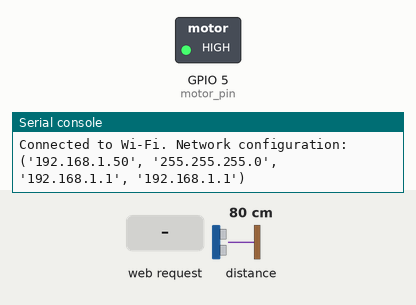
The program below on a simulated ESP8266 board running MicroPython. Parts: switched loads named in the program (green lamp = pin HIGH), the last lines printed to the serial console. Inputs (shaded band) come from the test bench; at power-on: distance to the obstacle 80 cm. The echo pulse lasts 58.3 µs per cm; WiFi joins after 1.5 s; pins used as bus, display or sensor lines are not drawn.

Above: at 2.01 s.
At 3.3 s:
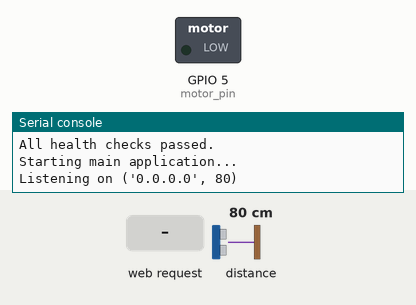
3.4 s: HTTP request GET / received
Timing chart, 0 to 6.4 s (numbered marks = the images above; inputs shaded):
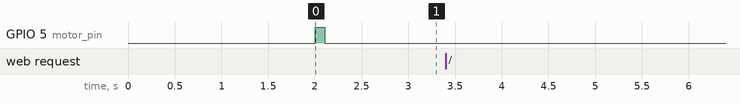

The program:

main.py
```python
import time
import json
import socket
import uasyncio as asyncio
from devices import MotorControl, ProximitySensor

# Pin definitions
MOTOR_PIN = 5
TRIGGER_PIN = 16
ECHO_PIN = 0

# Create objects for motor and sensor
motor = MotorControl(MOTOR_PIN)
sensor = ProximitySensor(TRIGGER_PIN, ECHO_PIN)

# Function to handle incoming HTTP requests
def handle_request(conn):
    try:
        request = conn.recv(1024)  # Receive the request
        print("Request:", request)  # Print the raw request (for debugging)

        # Get sensor data
        object_near, distance = sensor.is_object_near()
        angle = motor.get_angle()

        # Create a JSON response
        response = {
            "direction": motor.get_direction(),
            "angle": angle,
            "distance_cm": distance,
            "object_near": object_near
        }

        # Build the HTTP response headers and body
        http_response = "HTTP/1.1 200 OK\r\n"
        http_response += "Content-Type: application/json\r\n\r\n"
        http_response += json.dumps(response)

        # Send the response
        conn.sendall(http_response.encode('utf-8'))
        conn.close()

    except Exception as e:
        print("Error handling request:", e)
        conn.close()

# Start a simple HTTP server
async def start_server():
    addr = socket.getaddrinfo('0.0.0.0', 80)[0][-1]
    server_socket = socket.socket()
    server_socket.bind(addr)
    server_socket.listen(1)
    print("Listening on", addr)

    while True:
        conn, addr = server_socket.accept()
        print('Connection from', addr)
        handle_request(conn)

# Main loop to control motor and sensor readings
async def main_loop():
    directions = {
        "North": 0,
        "East": 90,
        "South": 180,
        "West": 270
    }

    current_direction = "North"
    current_angle = directions[current_direction]

    while True:
        # Rotate motor to the current direction
        print(f"Rotating motor to {current_direction}")
        motor.rotate_to_angle(target_angle=current_angle)

        # Wait for motor to settle
        await asyncio.sleep(1)

        # Move to the next direction
        next_index = (list(directions).index(current_direction) + 1) % len(directions)
        current_direction = list(directions)[next_index]
        current_angle = directions[current_direction]

        # Wait 10 seconds before rotating to the next direction
        await asyncio.sleep(10)

# Run the main loop and HTTP server concurrently
async def run():
    await asyncio.gather(start_server(), main_loop())

# Start the asyncio event loop
if __name__ == "__main__":
    try:
        asyncio.run(run())
    except Exception as e:
        print("Error in main loop:", e)
```

devices.py
```python
# devices.py
import machine
import time

class MotorControl:
    def __init__(self, motor_pin):
        """Initializes motor control on the given pin."""
        self.motor = machine.Pin(motor_pin, machine.Pin.OUT)
        self.angle = 0  # Initial angle set to 0

    def rotate_to_angle(self, target_angle):
        """Rotates the motor to a specific target angle (North, East, South, West)."""
        while self.angle != target_angle:
            self.motor.on()
            time.sleep(0.5)  # Adjust based on motor speed and angle change
            self.motor.off()

            # Update the angle in 90-degree increments
            self.angle = (self.angle + 90) % 360

            # Brief delay to simulate motor turning
            time.sleep(1)

    def stop(self):
        """Stops the motor."""
        self.motor.off()

    def get_angle(self):
        """Returns the current angle of the motor."""
        return self.angle

    def get_direction(self):
        """Returns the current direction based on the angle."""
        directions = {
            0: "North",
            90: "East",
            180: "South",
            270: "West"
        }
        return directions.get(self.angle, "Unknown")

class ProximitySensor:
    def __init__(self, trigger_pin, echo_pin, threshold=50):
        """Initializes the HC-SR04 ultrasonic sensor (threshold: 50cm)."""
        self.trigger = machine.Pin(trigger_pin, machine.Pin.OUT)
        self.echo = machine.Pin(echo_pin, machine.Pin.IN)
        self.threshold = threshold

    def measure_distance(self):
        """Measures the distance using the HC-SR04 sensor."""
        self.trigger.off()
        time.sleep_us(5)
        self.trigger.on()
        time.sleep_us(10)
        self.trigger.off()

        pulse_time = machine.time_pulse_us(self.echo, 1, 30000)  # 30ms timeout
        distance_cm = (pulse_time / 2) / 29.1  # Convert time to distance in cm
        return distance_cm

    def is_object_near(self):
        """Checks if an object is within the threshold distance."""
        distance = self.measure_distance()
        return distance <= self.threshold, distance
```

boot.py
```python
import network
import time
from machine import Pin, reset
import sys
from main import run  # Directly import the run function from main.py

# WiFi credentials
SSID = ""
PASSWORD = ""

# Pin definitions for health check
MOTOR_PIN = 5
TRIGGER_PIN = 16
ECHO_PIN = 0

# Retry limits
WIFI_RETRY_LIMIT = 5

# Function to check if devices are connected
def check_devices():
    try:
        motor_pin = Pin(MOTOR_PIN, Pin.OUT)
        sensor_trigger_pin = Pin(TRIGGER_PIN, Pin.OUT)
        sensor_echo_pin = Pin(ECHO_PIN, Pin.IN)

        # Simple check: toggle motor pin
        motor_pin.on()
        time.sleep(0.1)
        motor_pin.off()

        # If no exceptions, assume devices are connected
        print("Motor and sensor are connected.")
        return True
    except Exception as e:
        print("Device connection error:", e)
        return False

# Function to connect to Wi-Fi
def connect_wifi():
    sta_if = network.WLAN(network.STA_IF)
    if not sta_if.isconnected():
        print("Connecting to Wi-Fi...")
        sta_if.active(True)
        retry_count = 0
        sta_if.connect(SSID, PASSWORD)

        while not sta_if.isconnected():
            retry_count += 1
            if retry_count > WIFI_RETRY_LIMIT:
                print("Failed to connect to Wi-Fi after multiple attempts.")
                return False
            print(f"Retrying Wi-Fi connection... Attempt {retry_count}")
            time.sleep(2)

    print("Connected to Wi-Fi. Network configuration:", sta_if.ifconfig())
    return True

# Function to perform basic health checks
def perform_health_checks():
    print("Performing health checks...")

    # Check if Wi-Fi is connected
    wifi_connected = connect_wifi()
    if not wifi_connected:
        print("Wi-Fi check failed. Restarting...")
        time.sleep(2)
        reset()  # Restart ESP8266 if Wi-Fi fails

    # Check if devices are connected
    device_check = check_devices()
    if not device_check:
        print("Device check failed. Restarting...")
        time.sleep(2)
        reset()  # Restart ESP8266 if devices are not detected

    print("All health checks passed.")
    return True

# Main routine
def main():
    # Run health checks before executing main.py
    if perform_health_checks():
        print("Starting main application...")
        try:
            run()  # Call the run function from main.py directly
        except Exception as e:
            print("Error running main.py:", e)
            sys.print_exception(e)
            reset()  # Restart the ESP8266 in case of an error in main.py
    else:
        print("Health checks failed. Restarting...")
        reset()  # Restart if health checks fail

# Run the main function
main()
```
